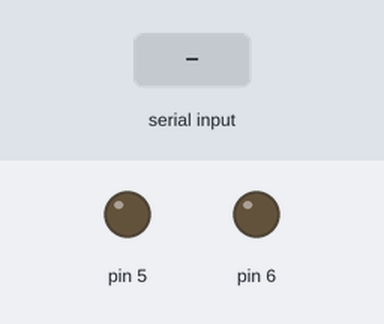
The sketch below on a simulated Arduino Uno, built with avr-gcc and run on an emulated ATmega328P. On the bench: output pins drawn as LEDs (lit = HIGH). The test bench sets the inputs (shaded band).

Above: at 1.2 s.
1.3 s: "90,45\n" received over Serial
At 2.2 s:
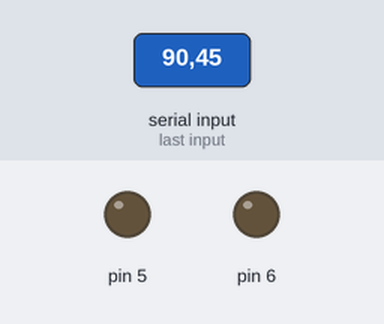
2.8 s: "30,150\n" received over Serial
At 3.3 s:
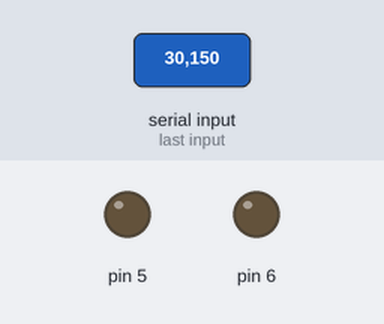
4.3 s: "5\n" received over Serial
At 5.5 s:
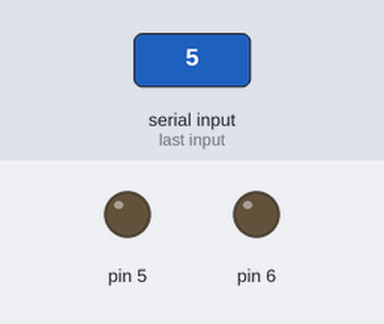
Timing chart, 0 to 7.3 s (numbered marks = the images above; inputs shaded):
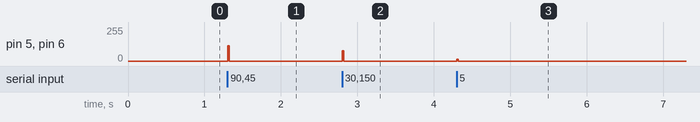

Measured:
- after the input at 1.3 s, pin 5, pin 6: 0/255 → 114/255 at once, → 0/255 0.02 s later
- after the input at 2.8 s, pin 5, pin 6: 0/255 → 76/255 at once, → 0/255 0.02 s later
- after the input at 4.3 s, pin 5, pin 6: 0/255 → 12/255 at once, → 0/255 0.02 s later

The sketch:

PWM.ino
```cpp
void setup() {
  // Initialiser la communication série
  Serial.begin(9600);

  // Configurer les broches 5 et 6 comme sorties (correspondant à OC0B et OC0A sur Arduino Uno)
  pinMode(5, OUTPUT);
  pinMode(6, OUTPUT);

  // Configurer le Timer/Counter 0 en mode Fast PWM, non-inversé, sans prescaler
  TCCR0A = 0xA3;  // WGM01 = 1, WGM00 = 1 (Fast PWM), COM0A1 = 1 (non-inversé sur OC0A), COM0B1 = 1 (non-inversé sur OC0B)
  TCCR0B = 0x01;  // CS00 = 1 (pas de prescaler)

  // Initialiser OCR0A et OCR0B pour un rapport cyclique de 0%
  OCR0A = 0;
  OCR0B = 0;
}

void loop() {
  // Vérifier si des données sont disponibles sur la liaison série
  if (Serial.available() > 0) {
    // Lire les données en tant qu'entier
    int percentage = Serial.parseInt();

    // Vérifier si le pourcentage est entre 0 et 100
    if (percentage >= 0 && percentage <= 100) {
      // Calculer la valeur OCR0A et OCR0B correspondante
      int pwmValue = map(percentage, 0, 100, 0, 255);

      // Mettre à jour OCR0A et OCR0B pour ajuster le rapport cyclique
      OCR0A = pwmValue;
      OCR0B = pwmValue;
    }
  }
}
```
